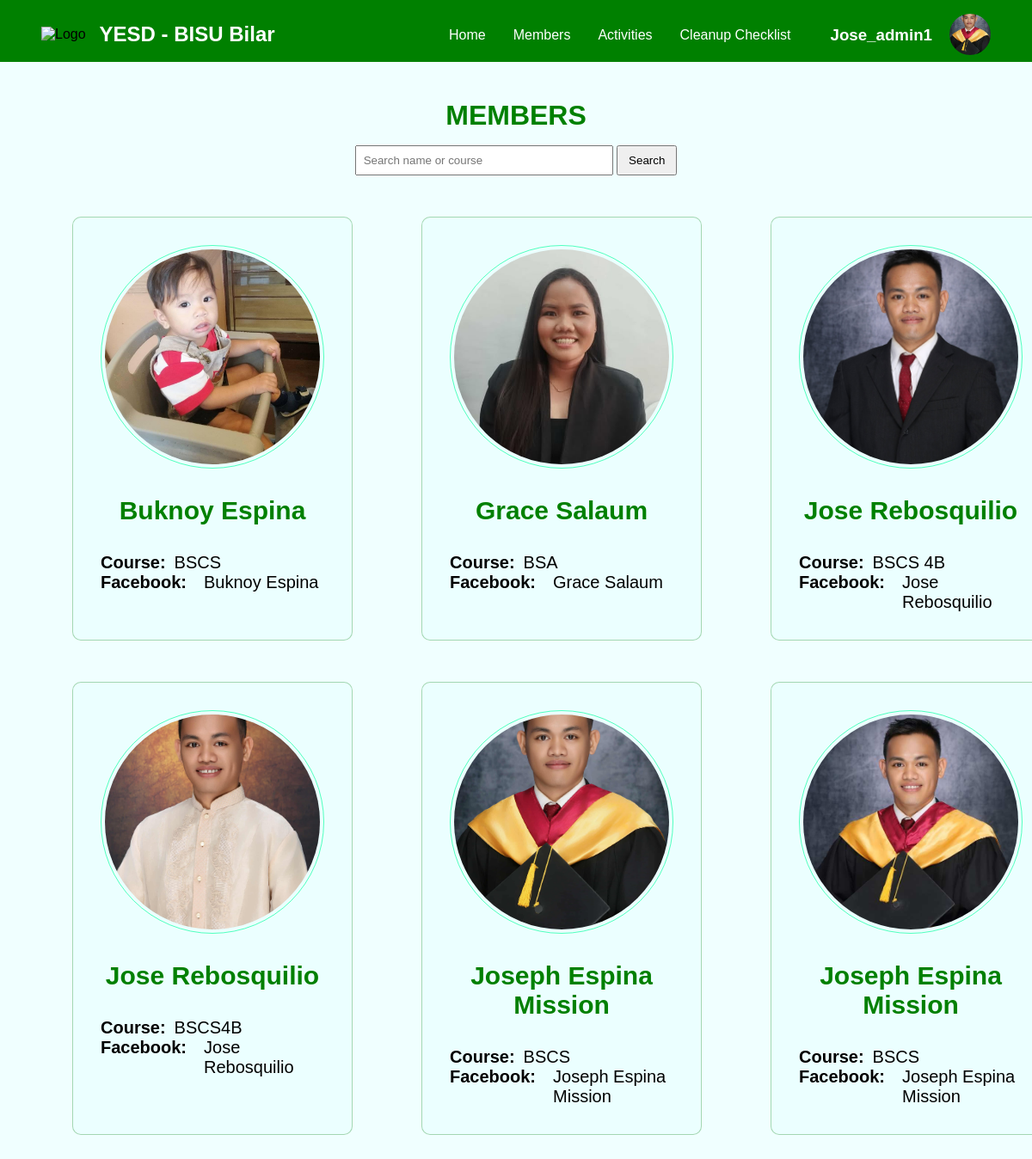
Page /Landing_page/members.php (signed in) on the committed database.
### tables this page shows
CREATE TABLE `accounts` (
  `id` int(11) NOT NULL,
  `fullname` varchar(255) NOT NULL,
  `program` varchar(255) NOT NULL,
  `username` varchar(255) NOT NULL,
  `password` varchar(255) NOT NULL,
  `role` varchar(255) NOT NULL,
  `link_to_fb` varchar(225) NOT NULL,
  `image` varchar(225) NOT NULL
);

### Landing_page/members.php (the view, shortened to what this page needs)
<?php
$con = connection();
$username = $_SESSION['UserLogin'];
$sql = "SELECT * FROM accounts WHERE `username` = '$username'";
$profile = $con->query($sql) or die($con->error);
$row = $profile->fetch_assoc();
$sql_members = "SELECT * FROM accounts";
$sql_members .= " ORDER BY username ASC";
$members = $con->query($sql_members) or die($con->error);
?>
<!DOCTYPE html>
<html lang="en">
<head>
  <link rel="stylesheet" href="../css/landingpage.css">
</head>
<body>
  <?php include_once("header.php"); ?>
  <h1>Members</h1>
  <form method="GET" style="text-align:center; margin-top: 1rem;">
    <input type="text" name="search" placeholder="Search name or course"
      value="<?php echo isset($_GET['search']) ? htmlspecialchars($_GET['search']) : ''; ?>"
      style="padding: 8px; width: 300px;">
    <button type="submit" style="padding: 8px 12px;">Search</button>
  </form>
  <div class="members_container">
    <?php while ($row_members = $members->fetch_assoc()) { ?>
      <div class="member_card">
        <div class="member_img">
          <img src="../images/profile/<?php echo htmlspecialchars($row_members['image']); ?>" alt="Member Image">
        </div>
        <div class="fullname">
          <h3><?php echo htmlspecialchars($row_members['fullname']); ?></h3>
        </div>
        <div class="details">
          <h4>Course: </h4>
          <p><?php echo htmlspecialchars($row_members['program']); ?></p>
        </div>
        <div class="details">
          <h4>facebook: </h4>
          <a href="<?php echo htmlspecialchars($row_members['link_to_fb']); ?>" target="_blank">
            <p><?php echo htmlspecialchars($row_members['fullname']); ?></p>
          </a>
        </div>
      </div>
    <?php } ?>
  </div>
</body>
</html>

### Landing_page/header.php (shortened to what this page needs)
<div class="header">
  <div class="profile">
    <div class="logo">
      <img src="../images/yesd_logo.png" alt="Logo">
    </div>
    <h2>YESD - BISU Bilar</h2>
  </div>
  <div class="landing_page_link">
    <div class="links">
      <a href="landingpage.php">Home</a>
      <a href="members.php">Members</a>
      <a href="activities.php">Activities</a>
      <a href="checklist.php">Cleanup Checklist</a>
    </div>
    <a href="../profile/profile.php">
      <div class="profile_img">
        <h3><?php echo $row['username']; ?></h3>
        <img src="../images/profile/<?php echo $row['image']; ?>" alt="Logo">
      </div>
    </a>
  </div>
</div>

### css/landingpage.css (style rules this page uses)
* { margin: 0; padding: 0; box-sizing: border-box; }
body { font-family: Arial, sans-serif; background-color: azure; }

### Landing_page/header.php (style rules this page uses)
.header { background-color: green; display: flex; justify-content: space-between; padding: 1rem 3rem .5rem 3rem; position: fixed; top: 0; left: 0; right: 0; z-index: 1000; }
.profile { display: flex; justify-content: left; align-items: center; }
.landing_page_link { display: flex; justify-content: right; }
a { text-decoration: none; }
.profile h2 { margin-left: 1rem; text-transform: capitalize; color: white; }
.logo img { width: 3rem; height: 3rem; }
.links { display: flex; justify-content: right; margin-top: 1rem; }
.links a { margin: 0 1rem; color: white; text-decoration: none; }
.profile_img { margin-left: 30px; display: flex; }
.profile_img h3 { margin-right: 20px; color: white; text-transform: capitalize; margin-top: .9rem; }
.profile_img img { width: 3rem; height: 3rem; border-radius: 50%; object-fit: cover; }

### Landing_page/members.php (style rules this page uses)
body { padding: 84px 20px 80px 20px; color: black; }
h1 { text-align: center; margin-top: 2rem; color: green; text-transform: uppercase; }
.members_container { display: grid; grid-template-columns: 1fr 1fr 1fr; gap: 1rem; padding: 2rem; text-transform: capitalize; }
.member_card { justify-content: center; margin: 1rem 2rem; border: 1px solid rgba(0, 122, 0, 0.3); padding: 2rem; border-radius: 10px; background-color: rgba(201, 255, 255, 0.14); text-align: left; }
.member_img { height: 260px; width: 260px; border-radius: 50%; border: rgba(0, 255, 157, 0.66) solid 1px; display: flex; align-items: center; justify-content: center; overflow: hidden; margin: 0 auto; }
.member_img img { width: 250px; height: 250px; border-radius: 50%; object-fit: cover; }
.fullname h3 { font-size: 30px; margin: 2rem 0; color: green; text-align: center; }
.details { display: flex; }
.details h4 { font-size: 20px; }
.details p { font-size: 20px; margin-left: 10px; }
.details a { color: black; font-size: 20px; margin-left: 10px; }

### rows in the picture
accounts: username "Jose_admin1", image (picture), fullname "Joseph Espina Mission", program "BSCS"
accounts: image (picture), fullname "Buknoy Espina", program "BSCS"
accounts: image (picture), fullname "Grace Salaum", program "BSA"
accounts: image (picture), fullname "Jose Rebosquilio", program "BSCS 4B"
accounts: image (picture), fullname "Jose Rebosquilio", program "BSCS4B"
accounts: image (picture), fullname "Joseph Espina Mission", program "BSCS"
